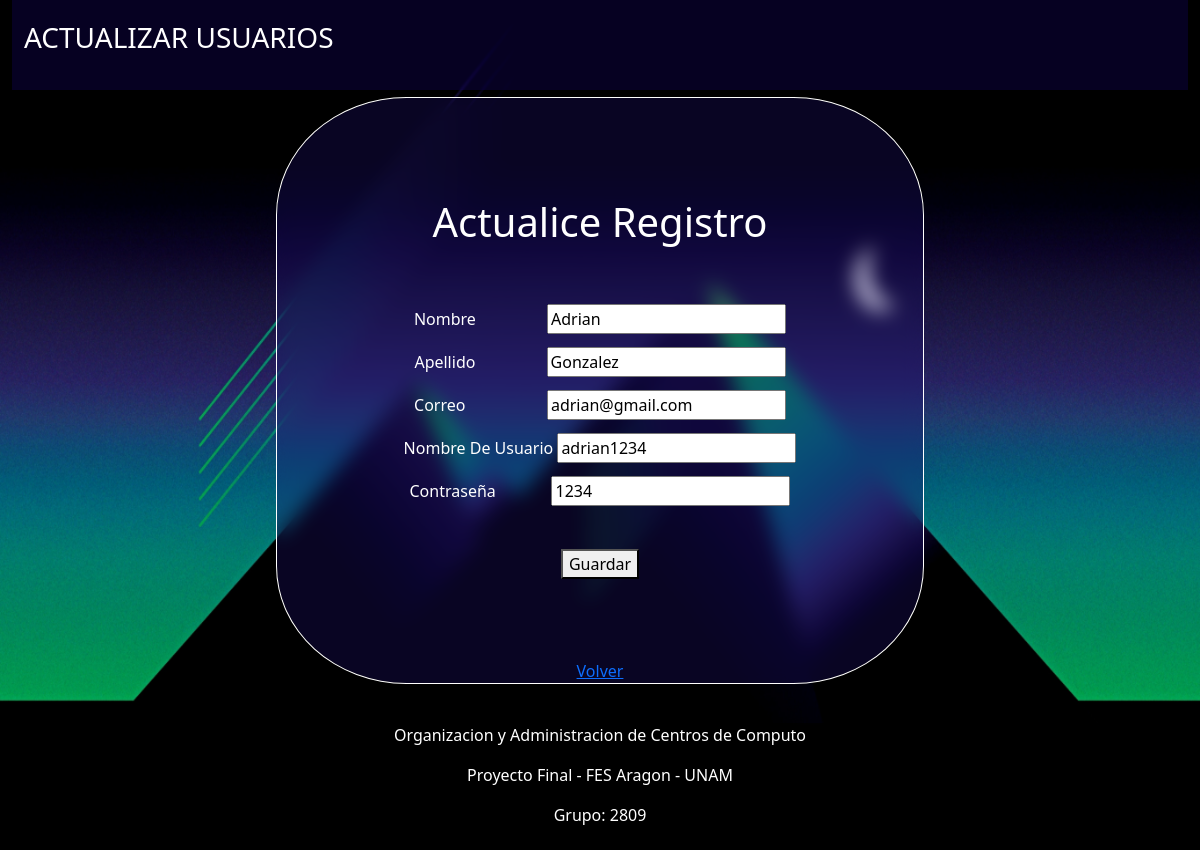
Screenshot of /editar.php?id=1 with the database file from the repository.
### tables this page shows
CREATE TABLE `usuarios` (
  `id` int(10) NOT NULL,
  `nombre` varchar(100) NOT NULL,
  `apellido` varchar(50) NOT NULL,
  `correo` varchar(50) NOT NULL,
  `usuario` varchar(20) NOT NULL,
  `contrasena` varchar(20) NOT NULL
);

### editar.php (the view, shortened to what this page needs)
<?php
include_once "cabecera.php";
$mysqli = include_once "conexion.php";
$id = $_GET["id"];
$query = $mysqli->prepare("SELECT id, nombre, apellido, correo, usuario, contrasena FROM usuarios WHERE id = ?");
$query->bind_param("i", $id);
$query->execute();
$resultado = $query->get_result();
$usuarios = $resultado->fetch_assoc();
?>
<head>
    <link href="assets/Recursos/estiloEditar.css" rel="stylesheet" type="text/css">
</head>
<body>
    <header >
        <nav class="navbar" style="font-size:28px;">
            <div class="container-fluid">
                <span class="navbar-text">
                    <p class="text-white">ACTUALIZAR USUARIOS</p>
                </span>
            </div>
        </nav>
    </header><br><br>
    <div class="container main" style="text-align:center;">
        <div class="row texto">
            <h1>Actualice Registro</h1>
                <form class="texto"action="actualizar.php" method="POST">
                    <div class="form-group">
                        <label for="nombre"><p style="display:inline-block;">Nombre</p><p class="vacio">-------------</p></label>
                        <input value="<?php echo $usuarios["nombre"] ?>" placeholder="Nombre" type="text" name="nombre" id="nombre" required>
                    </div>
                    <div class="form-group">
                        <label for="apellido"><p style="display:inline-block;">Apellido</p><p class="vacio">-------------</p></label>
                        <input value="<?php echo $usuarios["apellido"] ?>" placeholder="Apellido"  type="text" name="apellido" id="apellido" required>
                    </div>
                    <div class="form-group">
                        <label for="correo"><p style="display:inline-block;">Correo</p><p class="vacio">---------------</p></label>
                        <input value="<?php echo $usuarios["correo"] ?>" placeholder="Correo"  type="text" name="correo" id="correo" required>
                    </div>
                    <div class="form-group">
                        <label for="usuario"><p>Nombre De Usuario</p></label>
                        <input value="<?php echo $usuarios["usuario"] ?>" placeholder="Nombre de usuario"  type="text" name="usuario" id="usuario" required>
                    </div>
                    <div class="form-group">
                        <label for="contrasena"><p style="display:inline-block;">Contraseña</p><p class="vacio">----------</p></label>
                        <input value="<?php echo $usuarios["contrasena"] ?>" placeholder="Contraseña"  type="text" name="contrasena" id="contrasena" required>
                    </div>
                    <div class="form-group">
                        <button>Guardar</button>
                    </div>
                    <a href="listar.php" style="">Volver</a>
                </form>
        </div>
    </div>
    <?php include_once "piePagina.php" ?>
</body>

### assets/Recursos/estiloEditar.css (style rules this page uses)
body { background-image: url('imagenes/BG2.jpg'); background-size: fixed; background-repeat: no-repeat; background-size: 100% 850px; height: 850px; }
.texto { color: #fff; }
.main { outline: 0.5px solid white; backdrop-filter: blur(10px); padding-top: 100px; background-color: rgba(30, 18, 117, 0.3); width: 55%; margin-top: -40px; border-radius: 20%; }
h1 { padding-bottom: 50px; }
.vacio { display: inline-block; color: rgba(0 ,0 ,0, 0); }
button { margin-top: 30px;; margin-bottom: 80px; }
.navbar { backdrop-filter: blur(1px); background-color: rgba(30, 5, 170,0.2); }

### rows the page displays
usuarios: nombre "Adrian", apellido "Gonzalez", correo "adrian@gmail.com", usuario "adrian1234", contrasena "1234"
